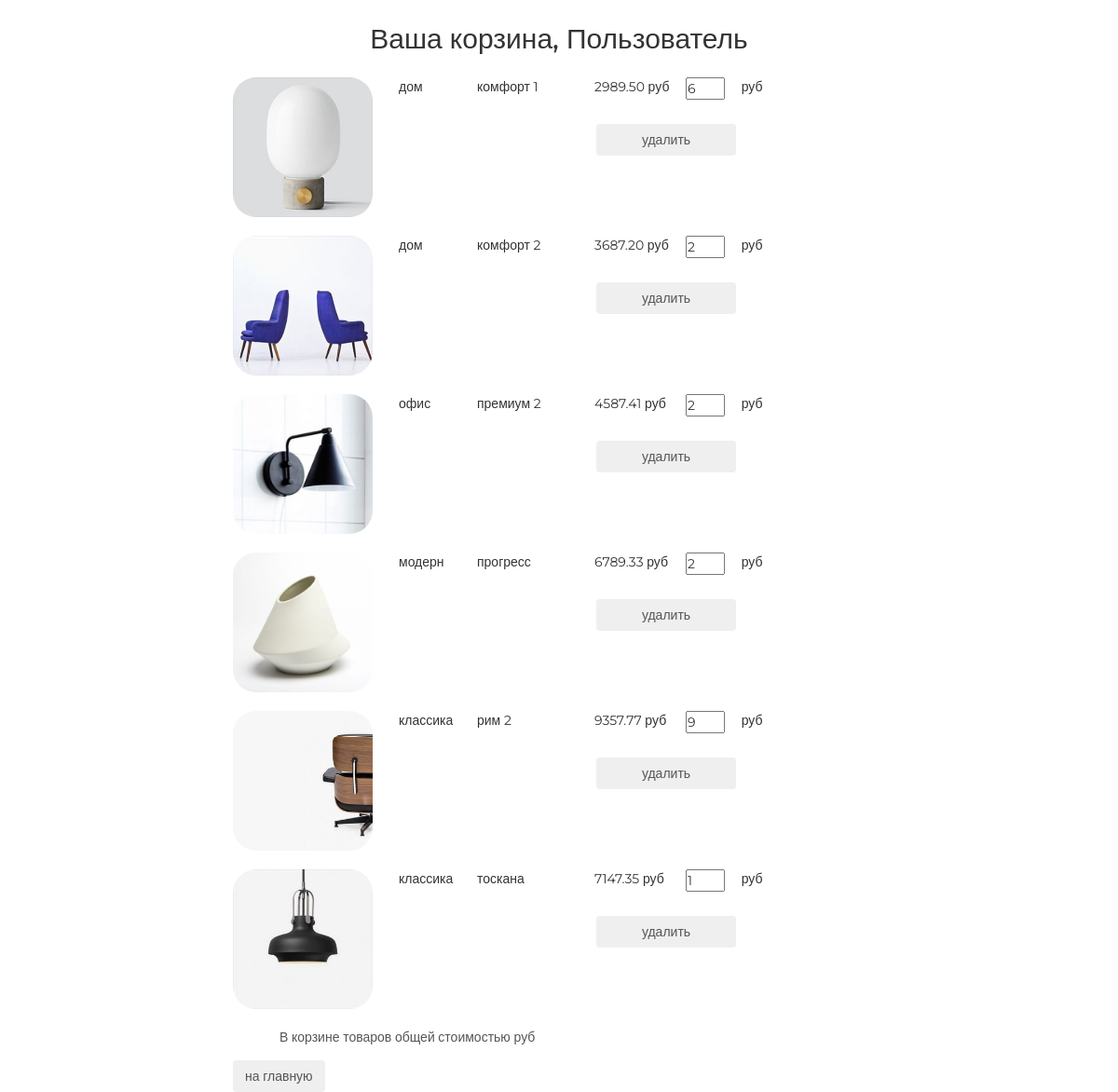
Page /basket/ (signed in) on the committed database.
### basketapp/models.py (models this page shows, shortened)
class Basket(models.Model):
    user = models.ForeignKey(settings.AUTH_USER_MODEL, on_delete=models.CASCADE)
    product = models.ForeignKey(Product, on_delete=models.CASCADE)
    quantity = models.PositiveIntegerField(verbose_name='количество', default=0)
    add_datetime = models.DateTimeField(verbose_name='время добавления', auto_now_add=True)
    def _get_product_cost(self):
        "return cost of all products this type"
        return self.product.price * self.quantity
    product_cost = property(_get_product_cost)

### mainapp/models.py (models this page shows, shortened)
class Product(models.Model):
    category = models.ForeignKey(ProductCategory, on_delete=models.CASCADE)
    name = models.CharField(verbose_name='имя продукта', max_length=128)
    image = models.ImageField(upload_to='products_images', blank=True)
    short_desc = models.CharField(verbose_name='краткое описание продукта', max_length=60, blank=True)
    description = models.TextField(verbose_name='описание продукта', blank=True)
    price = models.DecimalField(verbose_name='цена продукта', max_digits=8, decimal_places=2, default=0)
    quantity = models.PositiveIntegerField(verbose_name='количество на складе', default=0)
    is_active = models.BooleanField(verbose_name='категория активна', default=True)

class ProductCategory(models.Model):
    name = models.CharField(verbose_name='название категории', max_length=64, unique=True)
    description = models.TextField(verbose_name='описание категории', blank=True)
    is_active = models.BooleanField(verbose_name='категория активна', default=True)

### basketapp/views.py (the view)
# urls.py: re_path(r'^basket/', include('basketapp.urls', namespace='basket')),
@login_required
def basket(request):
    title = 'корзина'
    basket_items = Basket.objects.filter(user=request.user).order_by('product__category')
    content = {
        'title': title,
        'basket_items': basket_items,
    }
    return render(request, 'basketapp/basket.html', content)

### adminapp/templatetags/my_tags.py (called while the page is built)
def media_folder_products(string):
    if not string:
        string = 'products_images/default.jpg'
    return f'{settings.MEDIA_URL}{string}'

### mainapp/context_processors.py (called while the page is built)
def basket(request):
    print(f'context processor basket works')
    basket = []
    if request.user.is_authenticated:
        basket = Basket.objects.filter(user=request.user)
    return {
        'basket': basket,
    }

### basketapp/templates/basketapp/basket.html
{% extends 'basketapp/base.html' %}
{% load static %}
{% block content %}
    <div class="basket_list">
        {% include 'basketapp/includes/inc_basket_list.html' %}
    </div>
    <button class="btn btn-round">
        <a href="{% url 'main' %}">
            на главную
        </a>
    </button>
{% endblock %}

### basketapp/templates/basketapp/includes/inc_basket_list.html
{% load my_tags %}
{% for item in basket_items %}
    <div class="basket_record">
        <img src="{{ item.product.image|media_folder_products }}" alt="{{ item.product.short_desc }}">
        <span class="category_name">{{ item.product.category.name }}</span>
        <span class="product_name">{{ item.product.name }}</span>
        <span class="product_price">{{ item.product.price }}&nbspруб</span>
        <input type="number" name="{{ item.pk }}" min="0" value="{{ item.quantity }}">
        <span class="product_cost">{{ item.cost }}&nbspруб</span>
        <button class="btn btn-round">
            <a href="{% url 'basket:remove' item.pk %}" class="">
                удалить
            </a>
        </button>
    </div>
{% endfor %}
{% if basket_items %}
    <div class="basket_summary">
        В корзине {{ basket_items.0.total_quantity }} товаров общей стоимостью
        {{ basket_items.0.total_cost }} руб
    </div>
{% endif %}

### static/css/style.css (style rules this page uses)
* { margin: 0; padding: 0; }
body { font-family: 'Montserrat', sans-serif; }
html, body { height: 100%; }
.basket_list input[type="number"] { width: 3em; position: relative; display: block; float: left; }
.basket_list span.category_name { margin-left: 2em; width: 5em; position: relative; display: block; float: left; }
.basket_list span.product_name { margin-left: 1em; width: 8em; position: relative; display: block; float: left; }
.basket_list span.product_price { margin-left: 1em; width: 7em; position: relative; display: block; float: left; }
.basket_list span.product_cost { margin-left: 1em; width: 7em; position: relative; display: block; float: left; }
.basket_list .basket_record { position: relative; display: block; height: 170px; float: none; }
.basket_list .basket_record button { margin-top: 50px; margin-left: 390px; width: 150px; position: absolute; display: block; float: left; }
.basket_list button { margin-left: 45px; width: 150px; display: block; float: left; }
.basket_container button a { text-decoration: none; color: #555; }
.basket_container img { display: block; float: left; width: 150px; border-radius: 25px; }
.basket_container .basket_summary { display: block; margin-left: 50px; margin-bottom: 15px; color: #555; }

### rows in the picture
Basket: product.image|media_folder_products (picture), product.category.name "дом", product.name "комфорт 1", product.price "2989.50", pk "6"
Basket: product.image|media_folder_products (picture), product.category.name "дом", product.name "комфорт 2", product.price "3687.20", quantity "2"
Basket: product.image|media_folder_products (picture), product.category.name "офис", product.name "премиум 2", product.price "4587.41", quantity "2"
Basket: product.image|media_folder_products (picture), product.category.name "модерн", product.name "прогресс", product.price "6789.33", quantity "2"
Basket: product.image|media_folder_products (picture), product.category.name "классика", product.name "рим 2", product.price "9357.77", quantity "9"
Basket: product.image|media_folder_products (picture), product.category.name "классика", product.name "тоскана", product.price "7147.35", quantity "1"
